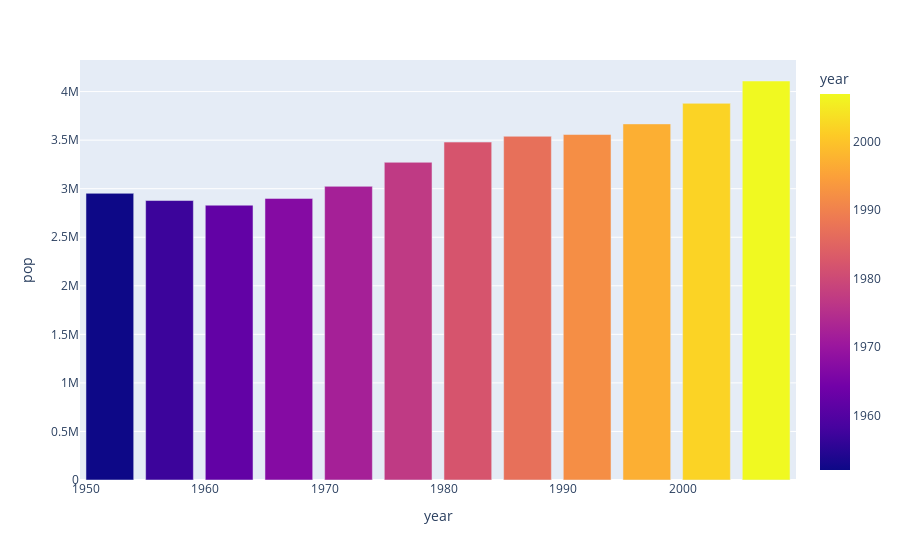

Notebook cell for this chart:
### Code cell
fig = px.bar(data_frame=df, x="year", y="pop", color="year")
fig.show()

### Figure 1 — Plotly figure (JSON) as saved in the notebook; plotly's stock layout.template omitted (floating-point values rounded to 4 significant figures)
{"data": [{"hovertemplate": "year=%{marker.color}<br>pop=%{y}<extra></extra>", "legendgroup": "", "marker": {"color": [1952, 1957, 1962, 1967, 1972, 1977, 1982, 1987, 1992, 1997, 2002, 2007], "coloraxis": "coloraxis", "pattern": {"shape": ""}}, "name": "", "orientation": "v", "showlegend": false, "textposition": "auto", "type": "bar", "x": [1952, 1957, 1962, 1967, 1972, 1977, 1982, 1987, 1992, 1997, 2002, 2007], "xaxis": "x", "y": [2952156, 2878220, 2830000, 2900100, 3024400, 3271900, 3480000, 3539900, 3557761, 3667233, 3879155, 4109086], "yaxis": "y"}], "layout": {"barmode": "relative", "coloraxis": {"colorbar": {"title": {"text": "year"}}, "colorscale": [[0, "#0d0887"], [0.1111, "#46039f"], [0.2222, "#7201a8"], [0.3333, "#9c179e"], [0.4444, "#bd3786"], [0.5556, "#d8576b"], [0.6667, "#ed7953"], [0.7778, "#fb9f3a"], [0.8889, "#fdca26"], [1, "#f0f921"]]}, "legend": {"tracegroupgap": 0}, "margin": {"t": 60}, "xaxis": {"anchor": "y", "domain": [0, 1], "title": {"text": "year"}}, "yaxis": {"anchor": "x", "domain": [0, 1], "title": {"text": "pop"}}}}
